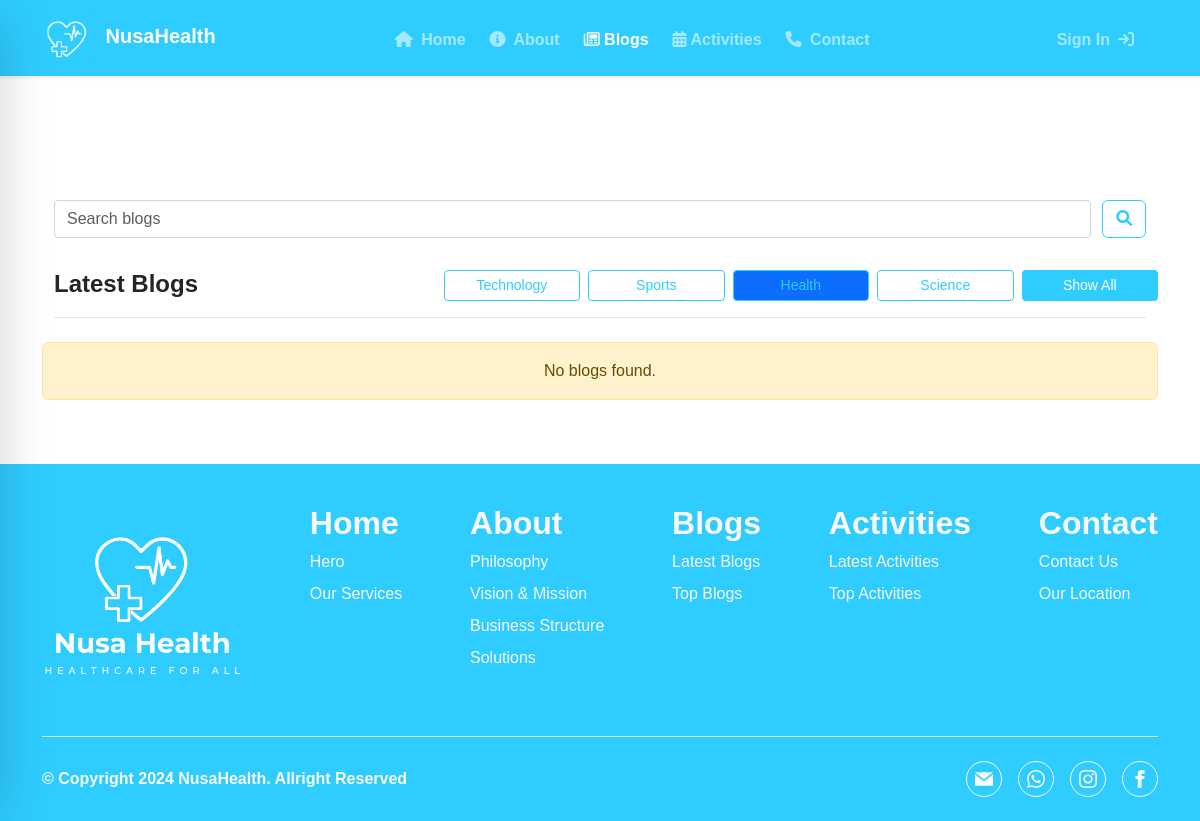
The app's page /blogs?category=health&q=, older data.
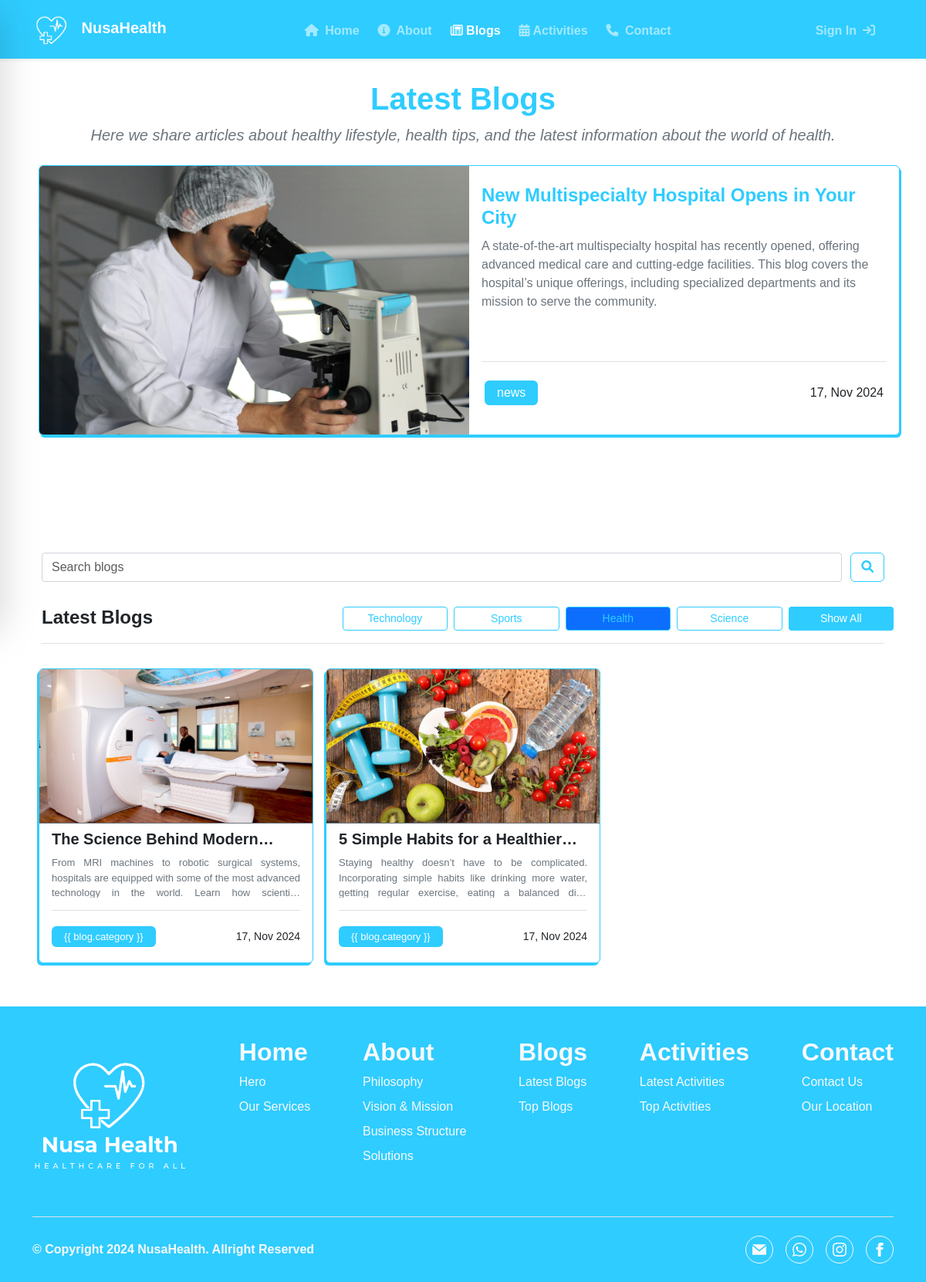
The same page, newer data.
### NusaHealthApp/models.py (models this page shows, shortened)
class Blogs(models.Model):
    STATUS_CHOICES = (
        ('draft', 'Draft'),
        ('published', 'Published'),
    )
    CATEGORIES = (
        ('technology', 'Technology'),
        ('sports', 'Sports'),
        ('health', 'Health'),
        ('science', 'Science'),
        ('services', 'Services'),
        ('news', 'News'),
        ('diseases', 'Diseases'),
        ('events', 'Events'),
        ('education', 'Education'),
        ('lifestyle', 'LifeStyle'),
        ('medicine', 'Medicine'),
    )
    title = models.CharField(max_length=250)
    body = models.TextField()
    image = models.ImageField(upload_to='blogs/', help_text="Upload image")
    author = models.ForeignKey(User, related_name='blog_posts', on_delete=models.CASCADE)
    category = models.CharField(max_length=100, choices=CATEGORIES, default='health')
    objects = models.Manager()
    published = PublishedManager()
    slug = models.SlugField(max_length=250, unique_for_date='publish')
    publish = models.DateTimeField(default=timezone.now)
    created = models.DateTimeField(auto_now_add=True)
    updated = models.DateTimeField(auto_now=True)
    status = models.CharField(max_length=10, choices=STATUS_CHOICES, default='published')
    class Meta:
        ordering = ('-publish',)

### NusaHealthApp/views.py (the view)
# urls.py: path('blogs', views.Blog, name='blogs'),
def Blog(request):
    logo_instance = Logo.objects.first()
    latest_blog = Blogs.objects.filter(status='published').order_by('-publish').first()
    blogs = Blogs.objects.filter(status='published').order_by('-publish')
    category_filter = request.GET.get('category')
    if category_filter:
        blogs = blogs.filter(category=category_filter)
    query = request.GET.get('q')   # Mendapatkan query dari form pencarian
    if query:
        blogs = blogs.filter(title__icontains=query)
    categories = Blogs.CATEGORIES  # Ambil kategori dari model
    context = {
        'section': 'blogs',
        'logo': logo_instance,
        'blogs': blogs,  # Semua blog (termasuk hasil pencarian dan kategori)
        'latest_blog': latest_blog,  # Blog terbaru
        'categories': categories,
        'query': query,  # Menyimpan query untuk ditampilkan kembali di template
        'selected_category': category_filter,  # Menyimpan kategori yang sedang dipilih
    }
    return render(request, 'Home/blogs.html', context)

### NusaHealthApp/templates/Home/blogs.html (shortened to what the changed rows need)
{% extends "base.html" %}
{% block content %}
<section id="latest-blogs" class="py-5">
    {% if latest_blog %}
    <div class="container pt-2">
        <h1 class="text-center fw-bold text-primary">Latest Blogs</h1>
        <p class="lead text-secondary text-center mb-4">
            <i>Here we share articles about healthy lifestyle, health tips, and the latest information about the world
                of health.</i>
        </p>
        <div class="w-100 row rounded bg-white overflow-hidden shadow-card border border-primary mx-2 mb-5"
            style="height: 350px;">
            <div class="col-md-6 p-0">
                <img src="{{ latest_blog.image.url }}" alt="{{ latest_blog.title }}" class="w-100"
                    style="object-fit: cover; height: 350px;">
            </div>
            <div class="col-md-6 px-3 py-4">
                <div class="border-bottom">
                    <a href="#" class="text-decoration-none">
                        <h4 class="text-primary fw-semibold text-truncate-2" style="height: 60px;">
                            {{ latest_blog.title }}
                        </h4>
                    </a>
                    <p class="text-secondary text-truncate-6" style="height: 145px;">
                        {{ latest_blog.body }}
                    </p>
                </div>
                <div class="px-3 py-4 row justify-content-between align-items-center overflow-hidden"
                    style="height: 80px;">
                    <div class="d-flex flex-wrap gap-2 col-8 p-0">
                        <span class="bg-primary text-white rounded py-1 px-3">{{ latest_blog.category }}</span>
                    </div>
                    <div class="col-4 p-0">
                        <p class="m-0 text-end">
                            {{ latest_blog.publish|date:"d, M Y" }}
                        </p>
                    </div>
                </div>
            </div>
        </div>
    </div>
    {% endif %}
</section>
<section id="search-blogs" class="py-5">
    <div class="container pt-2">
        <div class="d-flex flex-column gap-2 align-items-center w-100">
            <form method="GET" class="row container w-100 justify-content-between" autocomplete="off">
                <input class="form-control" style="width: 95%;" type="search" name="q" placeholder="Search blogs" value="{{ query|default:'' }}" aria-label="Search">
                <button class="btn btn-outline-primary px-2" style="width: 4%;" type="submit">
                </button>
            </form>
            <div id="latest-blogs" class="container py-3">
                <div class="d-flex w-100 justify-content-between border-bottom py-2">
                    <div class="row d-flex w-75 justify-content-end flex-wrap">
                        {% for category_value, category_name in categories %}
                        <a href="?category={{ category_value }}&q={{ query|default:'' }}" class="btn btn-outline-primary btn-sm col-md-2 me-2 mb-2 {% if category_value == selected_category %}active{% endif %}
                           {% if forloop.counter > 4 %}d-none category{% endif %}">
                            {{ category_name }}
                        </a>
                        {% endfor %}
                        <button id="show-all-btn" class="btn btn-primary btn-sm col-md-2 mb-2">Show All</button>
                    </div>
                </div>
            </div>
            {% if blogs %}
            <div class="row w-100">
                {% for blog in blogs %}
                <div class="col-md-4 p-2" style="cursor: pointer;">
                    <div class="rounded shadow-btn bg-white overflow-hidden border border-primary">
                        <img src="{{ blog.image.url }}" class="w-100 m-0 border-bottom border-secondary"
                            style="height: 200px; object-fit: cover;" alt="{{ blog.title }}">
                        <div class="my-2 mx-3 border-bottom">
                            <h5 class="fw-semibold text-truncate-1 fs-5" style="height: 25px;">
                                {{ blog.title }}
                            </h5>
                            <p class="text-secondary fs-small text-truncate-3 text-justify" style="height: 55px;">
                                {{ blog.body }}
                            </p>
                        </div>
                        <div class="m-3 row justify-content-between align-items-center overflow-hidden"
                            style="height: 35px;">
                            <div class="d-flex flex-wrap gap-2 col-8 p-0">
                                <span class="bg-primary text-white rounded fs-small py-1 px-3">{{ blog.category
                                    }}</span>
                            </div>
                            <div class="col-4 p-0">
                                <p class="m-0 text-end" style="font-size: 14px;">
                                    {{ blog.publish|date:"d, M Y" }}
                                </p>
                            </div>
                        </div>
                    </div>
                </div>
                {% endfor %}
            </div>
            {% else %}
            <div class="alert alert-warning text-center w-100">
                No blogs found.
            </div>
            {% endif %}
        </div>
    </div>
</section>
{% endblock %}

Row changes from the older to the newer data that the page shows:
added Blogs: image (picture), title "New Multispecialty Hospital Opens in Your City", body "A state-of-the-art multispecialty hospital has recently opened, offering advanced medical care and cutting-edge facilities. This blog covers the hospital’s unique offerings, including specialized departments and its mission to serve the community.", category "news", publish "17, Nov 2024"
added Blogs: image (picture), title "The Science Behind…", body "From MRI machines to robotic surgical systems, hospitals are equipped with some of the most advanced technology in the world. Learn how…", publish "17, Nov 2024"
added Blogs: image (picture), title "5 Simple Habits for a…", body "Staying healthy doesn’t have to be complicated. Incorporating simple habits like drinking more water, getting regular exercise, eating a balanced…", publish "17, Nov 2024"
Text that changed along with them:
text no longer shown: "No blogs found."
text now shown: "Latest Blogs Here we share articles about healthy lifestyle, health tips, and the latest information about the world of health."
